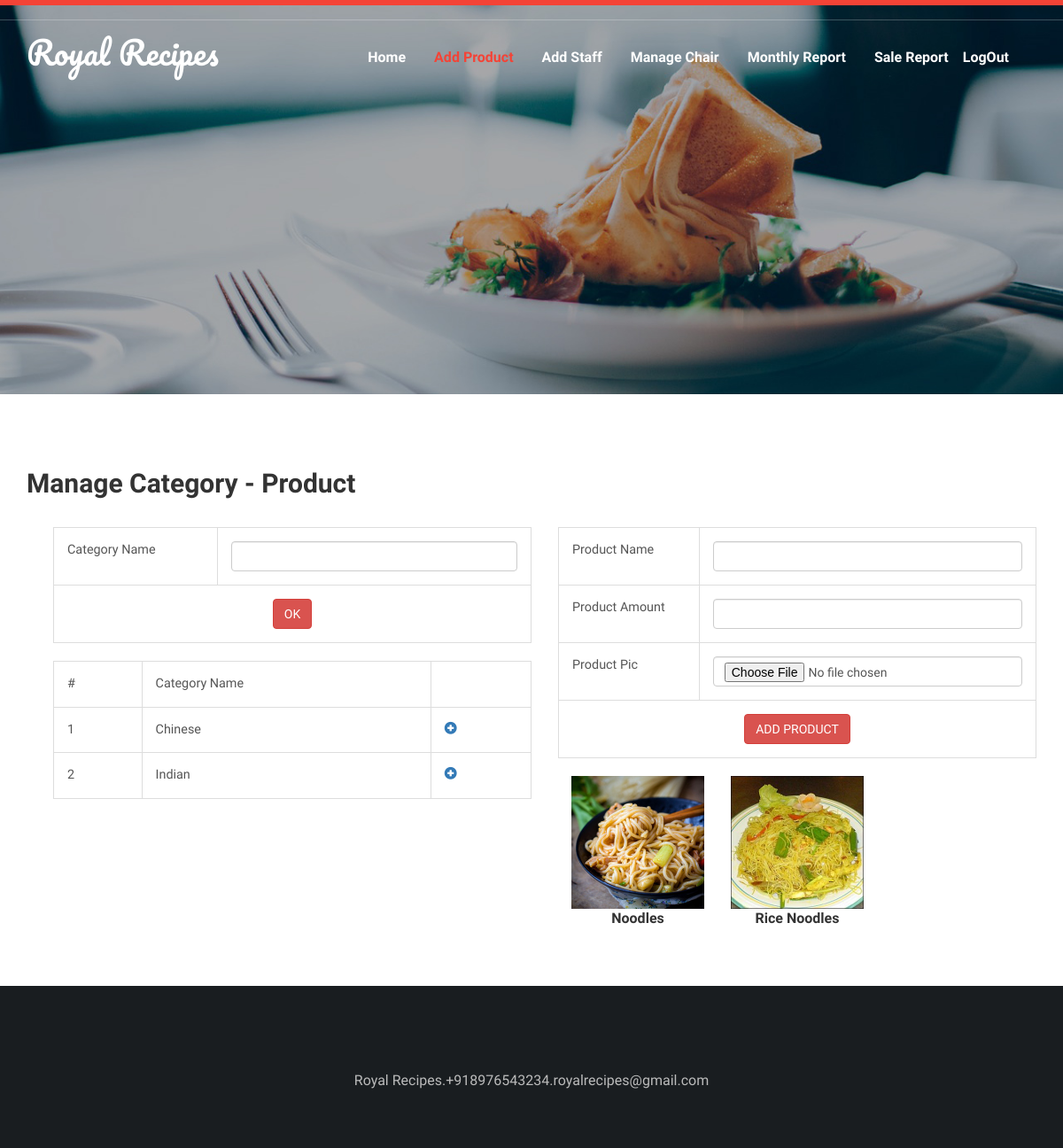
The app's page /rst_r_rent/admin/add_product.php?cat=1 with its own data.
### tables this page shows
CREATE TABLE IF NOT EXISTS `category_data` (
  `id` int(11) NOT NULL AUTO_INCREMENT,
  `cat_name` varchar(125) NOT NULL,
  PRIMARY KEY (`id`)
);

CREATE TABLE IF NOT EXISTS `item_data` (
  `id` int(11) NOT NULL AUTO_INCREMENT,
  `cat_id` int(11) NOT NULL,
  `item_nme` varchar(150) NOT NULL,
  `amt` float NOT NULL,
  `pic` varchar(10) NOT NULL,
  `st` int(11) NOT NULL,
  PRIMARY KEY (`id`)
);

### rst_r_rent/admin/add_product.php (the view, shortened to what this page needs)
<?php
include '../connection.php';
?>
<!DOCTYPE html>
<html lang="en">
<head>
<link href="../web/css/bootstrap.css" rel="stylesheet" type="text/css" media="all" />
<link rel="stylesheet" href="../web/css/style.css" type="text/css" media="all" />
<link rel="stylesheet" href="../web/css/owl.carousel.css" type="text/css" media="all">
<link href="../web/css/owl.theme.css" rel="stylesheet">
<link href="../web/css/font-awesome.css" rel="stylesheet">
<link rel="stylesheet" href="../web/css/lightbox.css">
</head>
<body>
	<div class="w3layouts-banner-top">
	</div>
	<div class="banner">
		<div class="top-banner">
		</div>
		<div class="header">
			<div class="container">
				<div class="logo">
					<h1>
                                            <a href="index.php">Royal Recipes</a>
					</h1>
				</div>
				<div class="top-nav">
					<nav class="navbar navbar-default">
						<div class="collapse navbar-collapse" id="bs-example-navbar-collapse-1">
							<ul class="nav navbar-nav">
                                                            <li><a class="" href="index.php">Home</a></li>
                                                            <li><a class="active" href="add_product.php">Add Product</a></li>
                                                            <li><a class="" href="add_staff.php">Add Staff</a></li>
                                                            <li><a class="" href="chair.php">Manage Chair</a></li>
                                                            <li><a class="" href="mreport.php">Monthly Report</a></li>
                                                            <li><a class="" href="report.php">Sale Report</a></li>
                                                            <li><a class="" href="logout.php">LogOut</a></li>
							</ul>
							<div class="clearfix"> </div>
						</div>
					</nav>
				</div>
				<div class="clearfix"> </div>
			</div>
		</div>
	</div>
	<div class="special">
		<div class="container">
			<div class="wthree-special-heading">
				<h2><b>Manage Category - Product</b></h2>
			</div><br />
			<div class="container">
                        <div class="col-lg-6">
                <form method="post">
                <table class="table table-bordered table-condensed table-hover">
                    <tr>
                        <td>Category Name</td>
                        <td><input type="text" name="cn" class="form-control" /></td>
                    </tr>
                    <tr>
                        <td colspan="2"><center>
                            <input type="submit" name="sub" value="OK" class="btn btn-danger" />
                    </center></td>
                    </tr>
                </table>
                </form>
                <?php
                $sel_cat=mysqli_query($dbcon,"select * from category_data");
                if(mysqli_num_rows($sel_cat)>0)
                {
                    ?>
                <table class="table table-bordered table-condensed table-responsive">
                    <tr>
                        <td>#</td>
                        <td>Category Name</td>
                        <td></td>
                    </tr>
                    <?php
                    $i=0;
                    while($rcat=mysqli_fetch_row($sel_cat))
                    {
                        $i++;
                        ?>
                    <tr>
                        <td><?php echo $i ?></td>
                        <td><?php echo $rcat[1] ?></td>
                        <td><a href="add_product.php?cat=<?php echo $rcat[0] ?>"><span class="glyphicon glyphicon-plus-sign"></span></a></td>
                    </tr>
                    <?php
                    }
                    ?>
                </table>
                <?php
                }
                ?>
            </div>
            <div class="col-lg-6">
                <?php
                if(isset($_GET['cat']))
                {
                    ?>
                <form method="post" enctype="multipart/form-data">
                <table class="table table-bordered table-condensed table-hover">
                    <tr>
                        <td>Product Name</td>
                        <td><input type="text" name="pn" class="form-control" /></td>
                    </tr>
                    <tr>
                        <td>Product Amount</td>
                        <td><input type="text" name="amt" class="form-control" /></td>
                    </tr>
                    <tr>
                        <td>Product Pic</td>
                        <td><input type="file" name="up" class="form-control" /></td>
                    </tr>
                    <tr>
                        <td colspan="2"><center>
                            <input type="submit" name="add_pro" value="ADD PRODUCT" class="btn btn-danger" />
                    </center></td>
                    </tr>
                </table>
                    </form>
                <?php
                $sel_itm=mysqli_query($dbcon,"select * from item_data where cat_id='".$_GET['cat']."'");
                if(mysqli_num_rows($sel_itm)>0)
                {
                    while($ritm=mysqli_fetch_row($sel_itm))
                    {
                        ?>
                <div class="col-lg-4">
                    <center>
                    <img src="item_pic/<?php echo $ritm[4] ?>" class="img img-responsive" />
                    <b><?php echo $ritm[2] ?></b>
                    </center>
                </div>
                <?php
                    }
                }
                }
                ?>
            </div>
                        </div>
		</div>
	</div>
	<div class="w3-agile-footer">
		<div class="container">
			<div class="agileits-w3layouts-copyright">
            <p>Royal Recipes.+918976543234.royalrecipes@gmail.com</p>
			</div>
		</div>
	</div>
</body>
</html>

### rst_r_rent/web/css/style.css (style rules this page uses)
body a { transition: 0.5s all; -webkit-transition: 0.5s all; -o-transition: 0.5s all; -moz-transition: 0.5s all; -ms-transition: 0.5s all; }
html, body { font-size: 100%; font-family: 'Open Sans Condensed'; }
body { background:#FFFFFF; }
.w3layouts-banner-top { padding: .2em 0; background: #F44336; }
.banner { background: url(../images/1.jpg) no-repeat 0px 0px; background-size: cover; padding: 0em 0 12em; }
.top-banner { padding: .5em 0; border-bottom: solid 1px rgba(255, 255, 255, 0.23); }
.logo { float: left; margin: 1em 0 0 0; }
.logo h1 { margin:0; }
.logo h1 a { color:#fff; font-size:1em; text-decoration:none; font-family: 'Pacifico', cursive; }
.top-nav { margin: 2em 0 0 0; float: right; }
.top-nav ul { padding: 0; margin: 0; }
.top-nav ul li { display: inline-block; margin: 0 1em; float: left; }
.top-nav ul li:nth-child(6) { margin-right:0; }
ul.nav.navbar-nav { float: right; }
.navbar-default { background:none; border:none; }
.top-nav ul li a { color: #fff !important; font-size: 1em; margin: 0; text-decoration: none; padding: 0; font-weight: 700; }
.top-nav ul li a.active { color: #F44336 !important; }
.services,.offer,.special,.w3-agile-footer,.w3l-about-top,.different,.team,.codes,.typography,.gallery,.contact { padding:4em 0; }
.w3-agile-footer { background: #191d20; }
.agileits-w3layouts-copyright { text-align: center; margin: 2em 0 0 0; }
.agileits-w3layouts-copyright p { margin:0; font-size: 1em; color: #BBBBBB; }
.table > thead > tr > th, .table > tbody > tr > th, .table > tfoot > tr > th, .table > thead > tr > td, .table > tbody > tr > td, .table > tfoot > tr > td { border-top: none !important; }
.table td, .table>tbody>tr>td, .table>tbody>tr>th, .table>tfoot>tr>td, .table>tfoot>tr>th, .table>thead>tr>td, .table>thead>tr>th { padding: 15px!important; }
.table > thead > tr > th, .table > tbody > tr > th, .table > tfoot > tr > th, .table > thead > tr > td, .table > tbody > tr > td, .table > tfoot > tr > td { font-size: 0.9em; color: #555; border-top: none !important; }

### rst_r_rent/web/css/lightbox.css (style rules this page uses)
body:after { content: url(../images/close.png) url(../images/prev.png) url(../images/next.png); display: none; }

### records on screen
category_data: cat_name "Chinese"
category_data: cat_name "Indian"
item_data: pic (picture), item_nme "Noodles"
item_data: pic (picture), item_nme "Rice Noodles"
